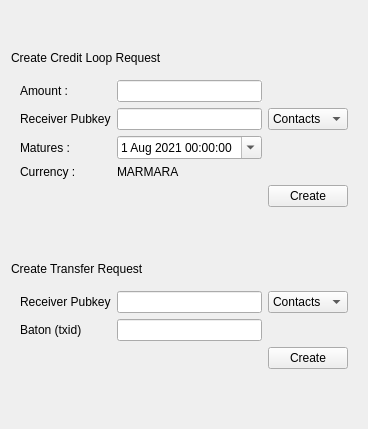
              <widget class="QWidget" name="createloop_tab">
               <attribute name="title">
                <string>Create Loop Request</string>
               </attribute>
               <layout class="QVBoxLayout" name="verticalLayout_13">
                <item>
                 <spacer name="verticalSpacer_25">
                  <property name="orientation">
                   <enum>Qt::Vertical</enum>
                  </property>
                  <property name="sizeHint" stdset="0">
                   <size>
                    <width>20</width>
                    <height>40</height>
                   </size>
                  </property>
                 </spacer>
                </item>
                <item>
                 <layout class="QGridLayout" name="create_looprequest_Layout">
                  <item row="0" column="1">
                   <widget class="QLabel" name="create_looprequest_label">
                    <property name="text">
                     <string>Create Credit Loop Request </string>
                    </property>
                   </widget>
                  </item>
                  <item row="1" column="1">
                   <widget class="QFrame" name="create_looprequest_frame">
                    <property name="sizePolicy">
                     <sizepolicy hsizetype="Maximum" vsizetype="Maximum">
                      <horstretch>0</horstretch>
                      <verstretch>0</verstretch>
                     </sizepolicy>
                    </property>
                    <property name="minimumSize">
                     <size>
                      <width>0</width>
                      <height>0</height>
                     </size>
                    </property>
                    <property name="maximumSize">
                     <size>
                      <width>650</width>
                      <height>280</height>
                     </size>
                    </property>
                    <layout class="QGridLayout" name="gridLayout_49">
                     <item row="6" column="2">
                      <widget class="QPushButton" name="create_looprequest_button">
                       <property name="text">
                        <string>Create</string>
                       </property>
                      </widget>
                     </item>
                     <item row="1" column="0">
                      <widget class="QLabel" name="create_loopamount_label">
                       <property name="text">
                        <string>Amount :</string>
                       </property>
                       <property name="buddy">
                        <cstring>create_loopamount_lineEdit</cstring>
                       </property>
                      </widget>
                     </item>
                     <item row="3" column="0">
                      <widget class="QLabel" name="create_loopmatures_label">
                       <property name="text">
                        <string>Matures : </string>
                       </property>
                       <property name="buddy">
                        <cstring>create_loopmatures_dateTimeEdit</cstring>
                       </property>
                      </widget>
                     </item>
                     <item row="4" column="0">
                      <widget class="QLabel" name="create_loopmatures_label_2">
                       <property name="text">
                        <string>Currency : </string>
                       </property>
                      </widget>
                     </item>
                     <item row="1" column="1">
                      <widget class="QLineEdit" name="create_loopamount_lineEdit">
                       <property name="focusPolicy">
                        <enum>Qt::StrongFocus</enum>
                       </property>
                       <property name="autoFillBackground">
                        <bool>true</bool>
                       </property>
                       <property name="cursorMoveStyle">
                        <enum>Qt::LogicalMoveStyle</enum>
                       </property>
                       <property name="clearButtonEnabled">
                        <bool>false</bool>
                       </property>
                      </widget>
                     </item>
                     <item row="2" column="1">
                      <widget class="QLineEdit" name="create_receiverpubkey_lineEdit"/>
                     </item>
                     <item row="3" column="1">
                      <widget class="QDateTimeEdit" name="create_loopmatures_dateTimeEdit">
                       <property name="date">
                        <date>
                         <year>2021</year>
                         <month>8</month>
                         <day>1</day>
                        </date>
                       </property>
                       <property name="minimumDate">
                        <date>
                         <year>2020</year>
                         <month>1</month>
                         <day>16</day>
                        </date>
                       </property>
                       <property name="calendarPopup">
                        <bool>true</bool>
                       </property>
                      </widget>
                     </item>
                     <item row="4" column="1">
                      <widget class="QLabel" name="create_loopmatures_value">
                       <property name="text">
                        <string>MARMARA</string>
                       </property>
                      </widget>
                     </item>
                     <item row="2" column="0">
                      <widget class="QLabel" name="create_receiverpubkey_label">
                       <property name="text">
                        <string>Receiver Pubkey</string>
                       </property>
                       <property name="buddy">
                        <cstring>create_receiverpubkey_lineEdit</cstring>
                       </property>
                      </widget>
                     </item>
                     <item row="6" column="0" colspan="2">
                      <spacer name="horizontalSpacer_36">
                       <property name="orientation">
                        <enum>Qt::Horizontal</enum>
                       </property>
                       <property name="sizeHint" stdset="0">
                        <size>
                         <width>40</width>
                         <height>20</height>
                        </size>
                       </property>
                      </spacer>
                     </item>
                     <item row="2" column="2">
                      <widget class="QComboBox" name="contactpubkey_loop_comboBox">
                       <item>
                        <property name="text">
                         <string>Contacts</string>
                        </property>
                       </item>
                      </widget>
                     </item>
                    </layout>
                   </widget>
                  </item>
                 </layout>
                </item>
                <item>
                 <spacer name="verticalSpacer_38">
                  <property name="orientation">
                   <enum>Qt::Vertical</enum>
                  </property>
                  <property name="sizeHint" stdset="0">
                   <size>
                    <width>20</width>
                    <height>40</height>
                   </size>
                  </property>
                 </spacer>
                </item>
                <item>
                 <layout class="QGridLayout" name="create_transferrequest_Layout">
                  <item row="0" column="1">
                   <widget class="QLabel" name="create_transferrequest_label">
                    <property name="text">
                     <string>Create Transfer Request </string>
                    </property>
                   </widget>
                  </item>
                  <item row="1" column="1">
                   <widget class="QFrame" name="create_transferrequest_frame">
                    <property name="sizePolicy">
                     <sizepolicy hsizetype="Maximum" vsizetype="Maximum">
                      <horstretch>0</horstretch>
                      <verstretch>0</verstretch>
                     </sizepolicy>
                    </property>
                    <property name="minimumSize">
                     <size>
                      <width>0</width>
                      <height>0</height>
                     </size>
                    </property>
                    <property name="maximumSize">
                     <size>
                      <width>650</width>
                      <height>250</height>
                     </size>
                    </property>
                    <layout class="QGridLayout" name="gridLayout_50">
                     <item row="0" column="0">
                      <widget class="QLabel" name="transfer_receiverpubkey_label">
                       <property name="text">
                        <string>Receiver Pubkey</string>
                       </property>
                       <property name="buddy">
                        <cstring>transfer_receiverpubkey_lineEdit</cstring>
                       </property>
                      </widget>
                     </item>
                     <item row="3" column="2">
                      <widget class="QPushButton" name="create_transferrequest_button">
                       <property name="text">
                        <string>Create</string>
                       </property>
                      </widget>
                     </item>
                     <item row="0" column="1">
                      <widget class="QLineEdit" name="transfer_receiverpubkey_lineEdit"/>
                     </item>
                     <item row="1" column="1">
                      <widget class="QLineEdit" name="baton_lineEdit"/>
                     </item>
                     <item row="1" column="0">
                      <widget class="QLabel" name="baton_label">
                       <property name="text">
                        <string>Baton (txid) </string>
                       </property>
                       <property name="buddy">
                        <cstring>baton_lineEdit</cstring>
                       </property>
                      </widget>
                     </item>
                     <item row="0" column="2">
                      <widget class="QComboBox" name="contactpubkey_transfer_comboBox">
                       <item>
                        <property name="text">
                         <string>Contacts</string>
                        </property>
                       </item>
                      </widget>
                     </item>
                     <item row="3" column="1">
                      <spacer name="horizontalSpacer_38">
                       <property name="orientation">
                        <enum>Qt::Horizontal</enum>
                       </property>
                       <property name="sizeHint" stdset="0">
                        <size>
                         <width>40</width>
                         <height>20</height>
                        </size>
                       </property>
                      </spacer>
                     </item>
                    </layout>
                   </widget>
                  </item>
                 </layout>
                </item>
                <item>
                 <spacer name="verticalSpacer_26">
                  <property name="orientation">
                   <enum>Qt::Vertical</enum>
                  </property>
                  <property name="sizeHint" stdset="0">
                   <size>
                    <width>20</width>
                    <height>40</height>
                   </size>
                  </property>
                 </spacer>
                </item>
               </layout>
              </widget>
